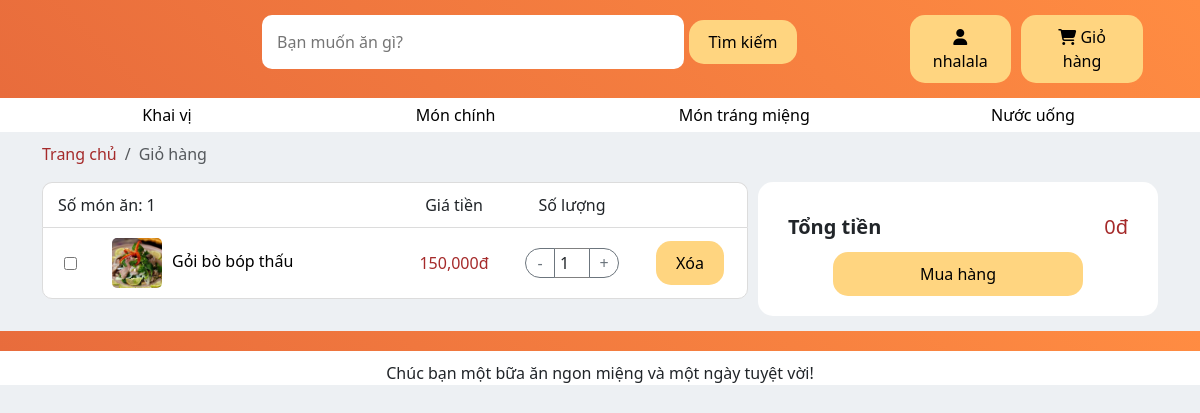
The app's page /cart/ (signed in) with its own data.
### products/models.py (models this page shows, shortened)
class Category_lv1(models.Model):
    UNIT_TYPE_CHOICES = [
        ('Khai vị', 'Khai vị'),
        ('Món chính', 'Món chính'),
        ('Món tráng miệng', 'Món tráng miệng'),
        ('Nước uống', 'Nước uống'),
    ]
    cate_1 = models.CharField(max_length=500, choices=UNIT_TYPE_CHOICES)
    def __str__(self) -> str:
        return self.cate_1

class Cart(models.Model):
    cart_customer = models.ForeignKey(User, on_delete=models.SET_NULL, null=True, blank=False)
    cart_product = models.ForeignKey(Product, on_delete=models.SET_NULL, null=True, blank=False)
    cart_product_quantity = models.IntegerField(default=1)
    is_selected = models.BooleanField(default=False)  # Trạng thái chọn/bỏ chọn sản phẩm
    class Meta:
        unique_together = ('cart_customer', 'cart_product')
    @staticmethod
    def calculate_selected_total(user):
        selected_items = Cart.objects.filter(cart_customer=user, is_selected=True)
        total = sum(item.cart_product.prod_price * item.cart_product_quantity for item in selected_items)
        return total

class Product(models.Model):
    prod_name = models.CharField(max_length=500)
    prod_price = models.IntegerField()
    prod_cate_lv1 = models.ForeignKey(Category_lv1, on_delete=models.SET_NULL, null=True, blank=False)
    prod_cate_lv2 = models.ForeignKey(Category_lv2, on_delete=models.SET_NULL, null=True, blank=False)
    prod_description = models.CharField(max_length=500,null=True, blank=False)

### products/views.py (the view)
# urls.py: path('cart/', views.GioHang, name='GioHang'),
def GioHang(request):
    cart_items = []
    images_with_url = []
    if request.user.is_authenticated:
        customer = request.user
        cart_items = Cart.objects.filter(cart_customer=customer)
        for cart_item in cart_items:
            product = cart_item.cart_product
            product.prod_price_formatted = "{:,.0f}".format(product.prod_price)
            avatar_image = Product_Image.objects.filter(
                prod_name=product, is_avatar=True
            ).first()  # Lấy ảnh avatar đầu tiên nếu có
            if avatar_image:
                images_with_url.append({
                    'product_id': product.id,
                    'url': avatar_image.ImageURL,
                    'is_avatar': avatar_image.is_avatar,
                })
    total_selected_price = "{:,.0f}".format(Cart.calculate_selected_total(customer))   # Tính tổng tiền các sản phẩm được chọn
    if not cart_items:
        empty_cart_message = "Bạn chưa bỏ gì vào giỏ hàng"
    else:
        empty_cart_message = ""
    context = {
        'cart_items': cart_items,
        'images': images_with_url,
        'empty_cart_message': empty_cart_message,  # Thêm thông báo nếu giỏ hàng trống
        'total_selected_price': total_selected_price,
    }
    return render(request, 'GioHang.html', context)

### products/context_processors.py (called while the page is built)
def nav_categories(request):
    categories_data = []
    categories_lv1 = Category_lv1.objects.all()
    for cate_lv1 in categories_lv1:
        categories_lv2 = Category_lv2.objects.filter(cate_1=cate_lv1)
        categories_data.append({
            "cate_lv1": cate_lv1,
            "categories_lv2": categories_lv2
        })
    return {
        "categories_data": categories_data
    }

### products/models.py (called while the page is built)
    def __str__(self) -> str:
        return self.cate_2

    @property
    def ImageURL(self):
        try:
            url = self.prod_image.url
        except :
            url = ''
        return url

### products/templates/GioHang.html (shortened to what this page needs)
{% extends 'base.html' %}
{% load static %}
{% block content %}
<link rel="stylesheet" href="{% static 'css/GioHang.css'%}">
<section class="bread-crumb">
    <div class="container">
        <nav aria-label="breadcrumb">
            <ol class="breadcrumb">
                <li class="breadcrumb-item"><a href="{% url 'TrangChu' %}">Trang chủ</a></li>
                <li class="breadcrumb-item active" aria-current="page">Giỏ hàng</li>
            </ol>
        </nav>
    </div>
</section>
<section class="container">
    {% if empty_cart_message %}
    <p class="empty-cart-message">{{ empty_cart_message }}</p>
    {% else %}
    <div class="cart-cont">
        <div class="item-list">
            <div class="checkbox-container">
                <div class="row">
                    <div class="col-xl-6">
                        <label for="selectAll">Số món ăn: {{ cart_items|length }}</label>
                    </div>
                    <div class="col-xl-2">
                        <div class="box">Giá tiền</div>
                    </div>
                    <div class="col-xl-2">
                        <div class="box">Số lượng</div>
                    </div>
                    <div class="col-xl-2"></div>
                </div>
            </div>
            {% for item in cart_items %}
            <div class="item-card">
                <div class="row">
                    <div class="col-xl-1 align-item-center justify-content-center">
                        <input type="checkbox" name="options" class="item-checkbox update-cart"
                               data-price="{{ item.cart_product.prod_price }}"
                               data-product="{{ item.cart_product.id }}"
                               data-action="select"
                               {% if item.is_selected %}checked{% endif %}>
                    </div>
                    <div class="col-xl-5 align-item-center">
                        {% with images|default:'' as product_images %}
                        {% for image in product_images %}
                        {% if image.product_id == item.cart_product.id %}
                        <a
                            href="{% url 'product_detail' item.cart_product.prod_cate_lv1 item.cart_product.prod_cate_lv2 item.cart_product.prod_name %}">
                            <img src="{{ image.url }}" alt="Avatar của {{ item.cart_product.prod_name }}"
                                class="avatar-image">{{ item.cart_product.prod_name }}</a>
                        {% endif %}
                        {% endfor %}
                        {% endwith %}
                    </div>
                    <div class="col-xl-2 align-item-center">
                        <p class="inner-price">{{ item.cart_product.prod_price_formatted }}đ</p>
                    </div>
                    <div class="col-xl-2 align-item-center">
                        <div class="quantity-selector">
                            <div class="input-group" style="max-width: 200px;">
                                <button class="btn btn-outline-secondary decrease update-cart" type="button"
                                    data-product={{item.cart_product.id}} data-action="remove">-</button>
                                <input type="number" class="form-control text-center quantity"
                                    value="{{ item.cart_product_quantity }}" min="1" max="100" readonly>
                                <button class="btn btn-outline-secondary increase update-cart" type="button"
                                    data-product={{item.cart_product.id}} data-action="add">+</button>
                            </div>
                        </div>
                    </div>
                    <div class="col-xl-2 align-item-center justify-content-center">
                        <button data-product={{item.cart_product.id}} data-action="remove_all"
                            class="del-btn update-cart">
                            Xóa
                        </button>
                    </div>
                </div>
            </div>
            {% endfor %}
        </div>
        <div class="bill">
            <p class="total">Tổng tiền <span id="grand-total">{{total_selected_price}}đ</span></p>
            <a href="{% url 'DatHang'%}"><button class="cart-btn">Mua hàng</button></a>
        </div>
    </div>
    {% endif %}
</section>
{% endblock %}

### products/templates/base.html (shortened to what this page needs)
{% load static %}
<!doctype html>
<html lang="en">
<head>
    <link href="https://cdn.jsdelivr.net/npm/bootstrap@5.3.3/dist/css/bootstrap.min.css" rel="stylesheet"
>
    <link rel="stylesheet" href = "{% static 'css/base.css' %}">
</head>
<body>
    <header>
        <div class="container">
            <div class="main-header">
                <div class="row">
                    <div class="col-xl-2">
                    </div>
                    <div class="col-xl-7">
                        <form class="search" method = POST action = "{% url "TimKiem" %}">
                            <input class="search-bar" type="search"
                                placeholder="Bạn muốn ăn gì?" name="searched">
                            <button class="search-btn" type="submit">Tìm kiếm</button>
                        </form>
                    </div>
                    <div class="col-xl-3">
                        {% if user.is_authenticated %}
                            <div class="customer">
                                <div class="dropdown">
                                    <button><i class="fa-solid fa-user"></i> {{ user.username }}</button>
                                </div>
                                <button class="cart" onclick="window.location.href = '{% url 'GioHang' %}'">
                                    <i class="fa-solid fa-cart-shopping"></i> Giỏ hàng
                                </button>
                            </div>
                        {% endif %}
                    </div>
                </div>
            </div>
        </div>
    </header>
    <nav>
        <div class="container">
            <ul>
                {% for data in categories_data %}
                    <li class="dropdown">
                        <a href="{% url 'categories_products' data.cate_lv1.cate_1 %}">
                            {{ data.cate_lv1.cate_1 }}
                        </a>
                    </li>
                {% endfor %}
            </ul>
        </div>
    </nav>
    {% block content %}
    {% endblock %}
    <footer>
        <div class = "container">
            <p>Chúc bạn một bữa ăn ngon miệng và một ngày tuyệt vời!</p>
        </div>
    </footer>
</body>
</html>

### static/css/base.css (style rules this page uses)
:root { --background-color1: #EDF0F3; }
* { font-weight: 500; }
body { background-color: var(--background-color1); }
a { text-decoration: none; color: black; }
ul { padding-left: 0px; list-style-type: none; }
header { background: linear-gradient(45deg, #E86C3C, #FF8C42); }
footer { background: white; }
header .main-header { padding: 15px; }
header .main-header .search { padding-left: 20px; }
header .main-header .search .search-bar { width: 70%; padding: 15px 15px; border: none; border-radius: 10px; }
header .main-header .customer { height: 100%; display: flex; justify-content: space-between; padding-left: 10px; align-items: center; }
header .main-header .customer button { margin-left: 10px; }
footer { padding-top: 30px; position: relative; }
footer::before { content: ""; background: linear-gradient(45deg, #E86C3C, #FF8C42); width: 100%; height: 20px; top: 0; position: absolute; }
footer p { text-align: center; margin-bottom: 0px; }
button { padding: 10px 20px; border-radius: 15px; border: none; background: #FFD580; color: black; }
nav { background-color: white; margin-bottom: 10px; }
nav ul { display: flex; justify-content: space-between; margin-bottom: 0px; }
nav ul li { width: 250px; padding: 5px; text-align: center; }
nav ul li a { color: black; width: 100%; }
nav .dropdown { position: relative; display: inline-block; }
.breadcrumb { background-color: #EDF0F3; }
.breadcrumb-item a { color: brown; }
.customer .dropdown { position: relative; display: inline-block; }

### static/css/GioHang.css (style rules this page uses)
.box { text-align: center; }
.cart-cont { display: grid; grid-template-columns: 2fr 1fr; padding-bottom: 15px; gap: 10px; }
.item-list { border-radius: 15px; }
.checkbox-container { padding: 10px; background-color: white; border-radius: 10px 10px 0px 0px; border-top: 1px solid gainsboro; border-left: 1px solid gainsboro; border-right: 1px solid gainsboro; }
.checkbox-container label { margin-left: 5px; padding-right: 150px; }
.item-card { padding: 10px; border: 1px solid gainsboro; background-color: white; border-radius: 0; }
.item-card:last-child { border-bottom-left-radius: 10px; border-bottom-right-radius: 10px; }
.inner-price { color: brown; text-align: center; width: 100px; }
.quantity-selector { display: flex; padding: 0px; gap: 10px; justify-content: space-between; align-items: center; }
.input-group .btn { border-radius: 50%; width: 30px; height: 30px; padding: 0; background-color: ffffff; }
.input-group input { border-radius: 0; text-align: center; padding: 0; border-top: 1px solid gray; border-bottom: 1px solid gray; height: 30px; }
.bill { background-color: white; border-radius: 15px; border: 1px solid ccc; padding: 20px; width: 400px; text-align: center; }
.total { padding: 10px; display: flex; justify-content: space-between; font-size: 20px; font-weight: bold; }
.total span { color: brown; }
.cart-btn { width: 250px; }
.avatar-image { width: 50px; height: 50px; object-fit: cover; border-radius: 5px; margin-right: 10px; }
p { margin-bottom: 0; }
.align-item-center { display: flex; align-items: center; }
.justify-content-center { display: flex; justify-content: center; }

### records on screen
Category_lv1: cate_lv1.cate_1 "Khai vị"
Category_lv1: cate_lv1.cate_1 "Món chính"
Category_lv1: cate_lv1.cate_1 "Món tráng miệng"
Category_lv1: cate_lv1.cate_1 "Nước uống"
Cart: cart_product.prod_name "Gỏi bò bóp thấu", cart_product.prod_price_formatted "150,000", cart_product_quantity "1"

### other values on screen
{{ user.username }} "nhalala"
{{ total_selected_price }} "0"
